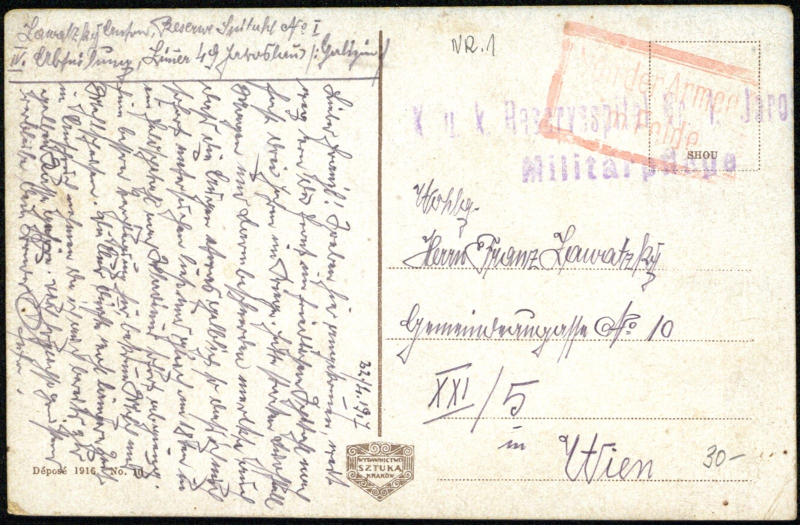
#> input picture assets/kolekcja/img_jaroslaw/pt-2-1-b.jpg, 1600 x 1050 px, found by its file name (shown at 1/2 size); its folder holds 4 pictures in this run
$ python contact_sheets.py
#> lines starting #> are read from the running program, lines starting #| are printed output that depends on the picture; pictures that were not available may be replaced by others from this repository, and a replacement may not be noted
# -*- coding: utf-8 -*-
"""Arkusze stykowe 5x4 z podpisaną sygnaturą — do końcowej kontroli orientacji.
Bierze GOTOWE pliki wynikowe (assets/kolekcja/img_jaroslaw), czyli to, co zobaczy
odbiorca strony."""
import os, math
from PIL import Image, ImageDraw, ImageFont

ROOT = '/home/user/radosc-website-preview'
SRC = os.path.join(ROOT, 'assets', 'kolekcja', 'img_jaroslaw')
OUT = os.path.join(ROOT, '.work-jar', 'sheets')

COLS, ROWS = 5, 4
CELL_W, CELL_H = 236, 250
LABEL_H = 22
PAD = 10
BG = (18, 24, 33)
CELL_BG = (12, 16, 23)
FG = (232, 232, 232)

def font(sz):
#> called with sz = 13
    for p in ('/usr/share/fonts/truetype/dejavu/DejaVuSansMono.ttf',
              '/usr/share/fonts/truetype/dejavu/DejaVuSans.ttf'):
        if os.path.exists(p):
            return ImageFont.truetype(p, sz)
    return ImageFont.load_default()

def key(name):
    p = name[:-4].split('-')
    return (int(p[1]), int(p[2]), p[3])

def main():
    os.makedirs(OUT, exist_ok=True)
    for f in os.listdir(OUT):
        os.remove(os.path.join(OUT, f))
    names = sorted((n for n in os.listdir(SRC) if n.endswith('.jpg')), key=key)
    per = COLS * ROWS
    sheets = math.ceil(len(names) / per)
    fnt = font(13)
    hdr = font(15)
    for s in range(sheets):
        batch = names[s * per:(s + 1) * per]
        W = PAD + COLS * (CELL_W + PAD)
        H = PAD + 26 + ROWS * (CELL_H + LABEL_H + PAD)
        sheet = Image.new('RGB', (W, H), BG)
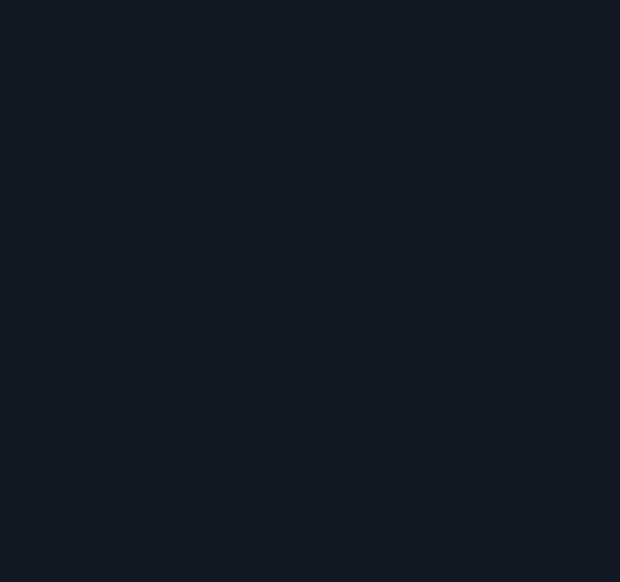
#> sheet: PIL image 1240x1164 RGB (shown at 1/2 size); mean R, G, B 18, 24, 33
        d = ImageDraw.Draw(sheet)
        d.text((PAD, PAD), 'arkusz %d/%d  —  %s … %s' % (s + 1, sheets, batch[0][:-4], batch[-1][:-4]),
               font=hdr, fill=(147, 188, 171))
        for i, n in enumerate(batch):
            c, r = i % COLS, i // COLS
            x = PAD + c * (CELL_W + PAD)
            y = PAD + 26 + r * (CELL_H + LABEL_H + PAD)
            d.rectangle([x, y, x + CELL_W, y + CELL_H], fill=CELL_BG)
            im = Image.open(os.path.join(SRC, n))
#> im is the input picture: PIL image 1600x1050 RGB; mean R, G, B 229.2, 224.1, 212.3
            im.thumbnail((CELL_W - 8, CELL_H - 8), Image.LANCZOS)
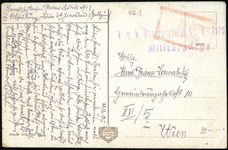
#> im: PIL image 228x150 RGB; mean R, G, B 228.9, 223.9, 212.1
            sheet.paste(im, (x + (CELL_W - im.width) // 2, y + (CELL_H - im.height) // 2))
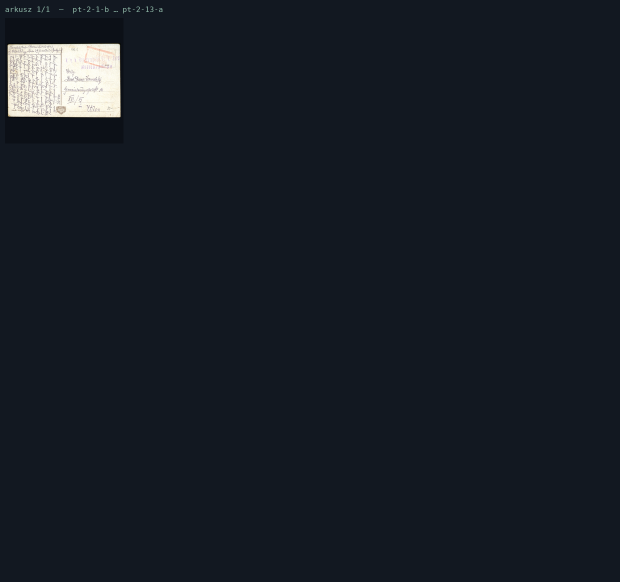
#> sheet: PIL image 1240x1164 RGB (shown at 1/2 size); mean R, G, B 22.9, 28.7, 37.1
            d.text((x + 2, y + CELL_H + 4), n[:-4], font=fnt, fill=FG)
        sheet.save(os.path.join(OUT, 'sheet-%02d.jpg' % (s + 1)), 'JPEG', quality=82)
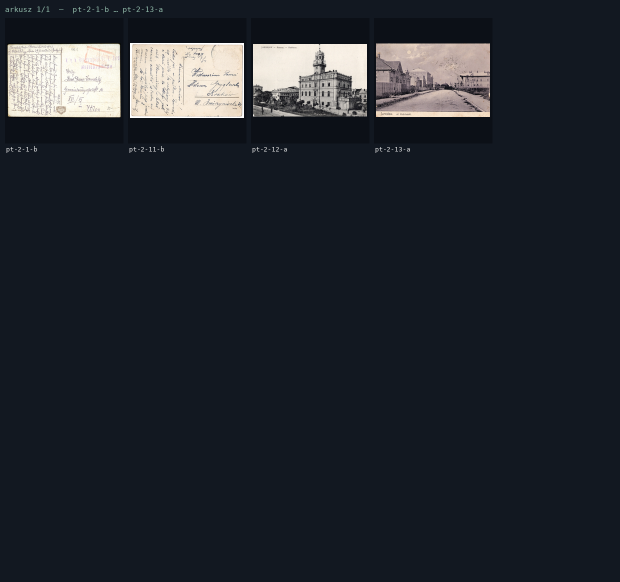
#> saved as sheet-01.jpg: PIL image 1240x1164 RGB (shown at 1/2 size); mean R, G, B 34.9, 39.3, 46.4
    print('arkuszy:', sheets, '| obrazów:', len(names))

if __name__ == '__main__':
    main()
